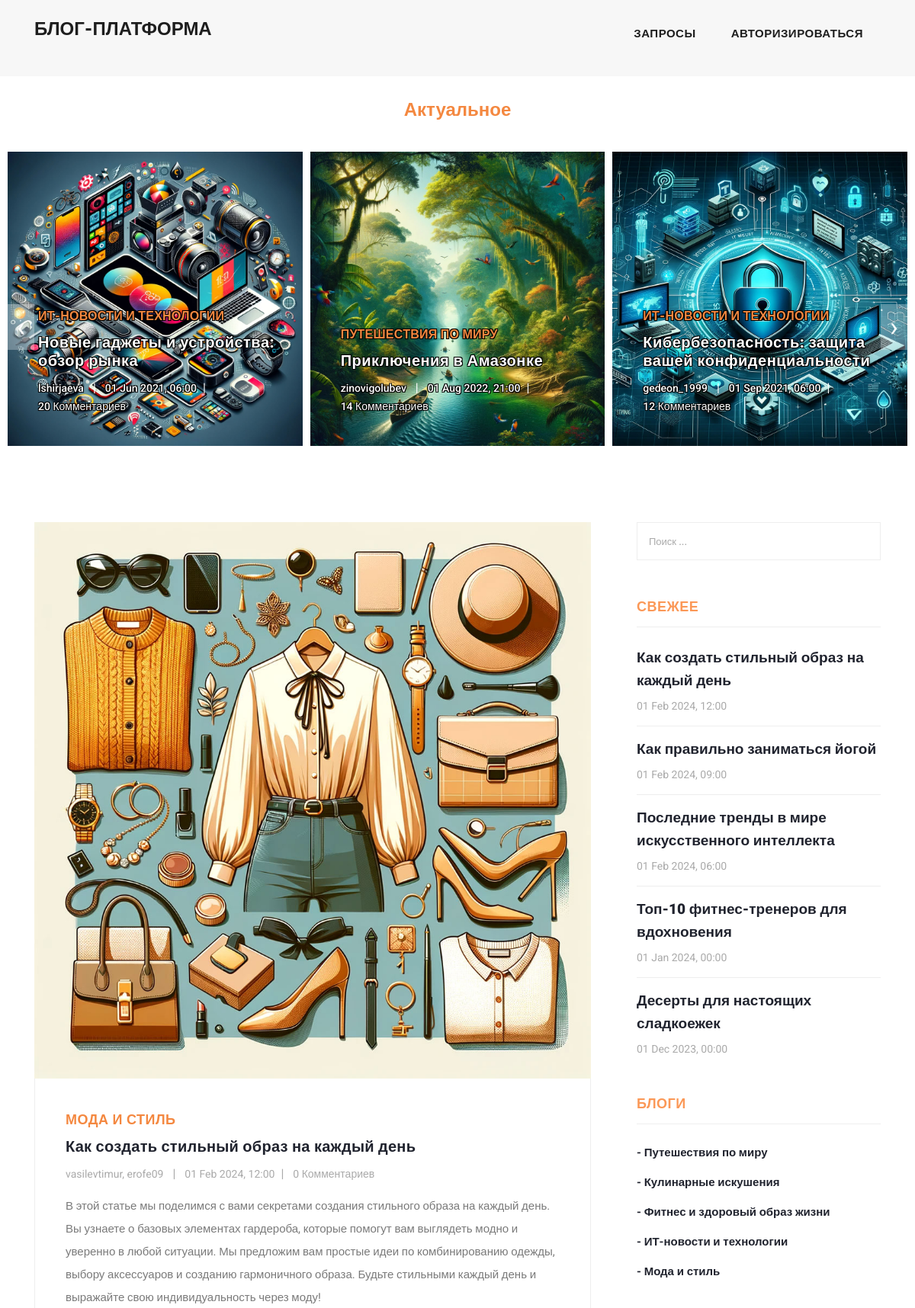
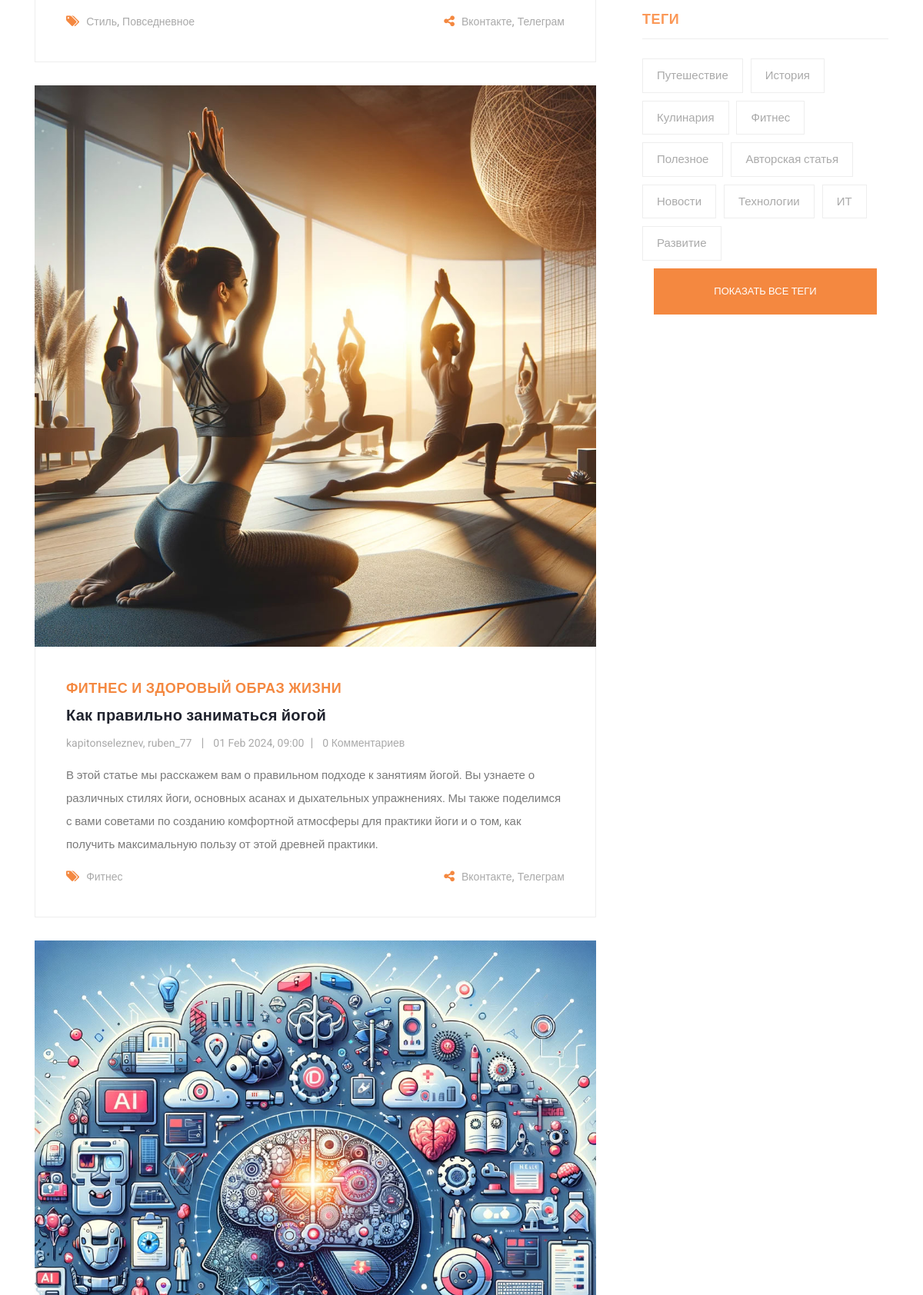
The page / (upper part) on the database its author committed (2 pictures, top to bottom).
### apps/app/models.py (models this page shows, shortened)
class Entry(models.Model):
    DRAFT = 'draft'
    PUBLISHED = 'published'
    SCHEDULED = 'scheduled'
    STATUS_CHOICES = [
        (DRAFT, 'Черновик'),
        (PUBLISHED, 'Опубликовано'),
        (SCHEDULED, 'Отложено'),
    ]
    blog = models.ForeignKey(Blog, on_delete=models.CASCADE,
                             related_name="entryes",
                             verbose_name="блог")  # related_name позволяет создать обратную связь
    headline = models.CharField(max_length=255,
                                verbose_name="заголовок статьи")
    slug_headline = models.SlugField(null=True,
                                     blank=True,
                                     editable=False,
                                     max_length=255,
                                     verbose_name="slug заголовок",
                                     help_text="""Если не указать,
        то конвертирует самостоятельно, если указать, то запишет,
        что указали (slug значение)""")  # Можно указать primary_key=True, тогда будет идентифицироваться в БД вместо id
    summary = models.TextField(verbose_name="краткое описание")
    body_text = HTMLField('текст статьи', default='', blank=True)
    image = models.ImageField(upload_to='image_entry',
                              default='image_entry/default.jpg',
                              null=True,
                              blank=True,
                              verbose_name="картинка")
    pub_date = models.DateTimeField(null=True,
                                    blank=True,
                                    verbose_name="дата публикации")
    status = models.CharField(max_length=20, choices=STATUS_CHOICES,
                              default=PUBLISHED, blank=True)
    mod_date = models.DateField(auto_now=True)
    authors = models.ManyToManyField(AuthorProfile,
                                     related_name="entrys",
                                     verbose_name="авторы",
                                     help_text="""Укажите
                                     автора и соавторов, если они есть.
                                     Зажмите Ctrl, чтобы выделить несколько
                                     авторов""")
    number_of_comments = models.IntegerField(default=0, blank=True)
    number_of_pingbacks = models.IntegerField(default=0, blank=True)
    rating = models.FloatField(default=0.0, blank=True)
    tags = models.ManyToManyField('Tag', verbose_name="теги статьи")
    class Meta:
        unique_together = ('blog', 'headline', 'slug_headline')
        ordering = ('-pub_date',)  # При выводе запроса проводить сортировку по дате
        permissions = [
            ("can_view_entry", "Может просматривать статью"),
            ("can_add_entry", "Может создать статью"),
            ("can_change_entry", "Может изменять статью"),
            ("can_delete_entry", "Может удалять статью"),
        ]

class Blog(models.Model):
    name = models.CharField(max_length=100,
                            unique=True,
                            verbose_name="Название блога",
                            help_text="Название блога уникальное. Ограничение 100 знаков")
    slug_name = models.SlugField(unique=True,
                                 verbose_name="Slug поле названия",
                                 help_text="Название написанное транслитом, для человекочитаемости. Название уникальное.")
    headline = models.TextField(max_length=255,
                                verbose_name="Короткий слоган",
                                null=True, blank=True,
                                help_text="Ограничение 255 символов.")
    description = models.TextField(null=True, blank=True,
                                   verbose_name="Описание блога",
                                   help_text="О чем этот блог? Для кого он, в чем его ценность?")
    created_at = models.DateTimeField(
        auto_now_add=True
    )  # Дата и время создания объекта сущности в базе данных
    updated_at = models.DateTimeField(
        auto_now=True
    )  # Дата и время обновления объекта сущности в базе данных
    class Meta:
        verbose_name = "Блог"
        verbose_name_plural = "Блоги"
        unique_together = (
            'name', 'slug_name'
        )  # Условие на то, что поля 'name' и 'slug_name' должны создавать уникальную группу

class AuthorProfile(models.Model):
    user = models.OneToOneField(User, on_delete=models.CASCADE,
                                related_name="author_profile")
    bio = models.TextField(blank=True,
                           null=True,
                           help_text="Короткая биография",
                           )
    created_at = models.DateTimeField(
        auto_now_add=True
    )  # Дата и время создания объекта сущности в базе данных
    updated_at = models.DateTimeField(
        auto_now=True
    )  # Дата и время обновления объекта сущности в базе данных
    class Meta:
        verbose_name = "Профиль автора"
        verbose_name_plural = "Профили авторов"

class Tag(models.Model):
    name = models.CharField(max_length=50,
                            help_text="Ограничение на 50 символов",
                            verbose_name="Имя тега")
    slug_name = models.SlugField()
    created_at = models.DateTimeField(
        auto_now_add=True
    )  # Дата и время создания объекта сущности в базе данных
    updated_at = models.DateTimeField(
        auto_now=True
    )  # Дата и время обновления объекта сущности в базе данных

### apps/app/views.py (the view)
# urls.py: path('', IndexView.as_view(), name='index'),
class IndexView(View):
    def get(self, request):
        blogs = Blog.objects.all()
        all_entryes = Entry.objects.all().prefetch_related("authors").select_related("blog")  # Получить все записи с
        most_entryes = all_entryes.order_by('-number_of_comments')[:5]  # Получить последние 5 статей по числу комментариев
        fresh_entryes = all_entryes[:5]  # Получить последние 5 статей по дате
        tags = Tag.objects.all()[:10]  # Получить 10 тегов
        paginator = Paginator(all_entryes, 3)  # Показывать по 3 статей на странице. Можно передать параметр пользователь сам решит сколько ему покажется
        page = request.GET.get('page')  # по умолчанию передаётся page в параметрах запроса, чтобы понять на какой мы сейчас странице
        try:
            entryes = paginator.page(page)
        except PageNotAnInteger:
            entryes = paginator.page(1)
        except EmptyPage:
            entryes = paginator.page(paginator.num_pages)
        return render(request, 'app/index.html', context={"blogs": blogs,
                                                          "most_entryes": most_entryes,
                                                          "entryes": entryes,
                                                          "fresh_entryes": fresh_entryes,
                                                          "tags": tags,
                                                          })

### apps/app/templates/app/index.html (shortened to what this page needs)
{% extends 'app/base_blog.html' %}
{% load static %}
{% block banner %}
    <div class="main-banner header-text">
      <div class="container-fluid">
      <div class="actual-content">
            <h2 class="actual-title">Актуальное</h2>
        </div>
        <div class="owl-banner owl-carousel">
            {% for entry in most_entryes %}
          <div class="item">
            <img src="{{ entry.image.url }}" alt="">
            <div class="item-content">
              <div class="main-content">
                <div class="meta-category">
                  <a href="{% url 'app:blog' entry.blog.slug_name %}"><span>{{ entry.blog.name }}</span></a>
                </div>
                <a href="{% url 'app:post-detail' entry.slug_headline %}"><h4>{{ entry.headline }}</h4></a>
                <ul class="post-info">
                  <li>
                      {% for author in entry.authors.all %}
                        <a href="#">{{ author.user }}</a>{% if not forloop.last %}<a>, </a>{% endif %}
                      {% endfor %}
                  </li>
                  <li><a href="#">{{ entry.pub_date|date:"d M Y, H:i"  }}</a></li>
                  <li><a>{{ entry.number_of_comments }} Комментариев</a></li>
                </ul>
              </div>
            </div>
          </div>
            {% endfor %}
        </div>
      </div>
    </div>
{% endblock %}
{% block content %}
    <section class="blog-posts">
      <div class="container">
        <div class="row">
          <div class="col-lg-8">
            <div class="all-blog-posts">
              <div class="row">
                {% for entry in entryes %}
                  <div class="col-lg-12">
                  <div class="blog-post">
                    <div class="blog-thumb">
                      <img src="{{ entry.image.url }}" alt="">
                    </div>
                    <div class="down-content">
                      <span>{{ entry.blog.name }}</span>
                      <a href="{% url 'app:post-detail' entry.slug_headline %}"><h4>{{ entry.headline }}</h4></a>
                      <ul class="post-info">
                        <li>
                          {% for author in entry.authors.all %}
                            <a href="#">{{ author.user }}</a>{% if not forloop.last %}<a>, </a>{% endif %}
                          {% endfor %}
                        </li>
                        <li><a href="#">{{ entry.pub_date|date:"d M Y, H:i"  }}</a></li>
                        <li><a>{{ entry.number_of_comments }} Комментариев</a></li>
                      </ul>
                      <p>{{ entry.summary }}</p>
                      <div class="post-options">
                        <div class="row">
                          <div class="col-6">
                            <ul class="post-tags">
                              <li><i class="fa fa-tags"></i></li>
                              {% for tag in entry.tags.all %}
                              <li><a href="#">{{ tag.name }}</a>{% if not forloop.last %},{% endif %}</li>
                              {% endfor %}
                            </ul>
                          </div>
                          <div class="col-6">
                            <ul class="post-share">
                              <li><i class="fa fa-share-alt"></i></li>
                              <li><a href="#">Вконтакте</a>, </li>
                              <li><a href="#">Телеграм</a></li>
                            </ul>
                          </div>
                        </div>
                      </div>
                    </div>
                  </div>
                </div>
                  {% endfor %}
              </div>
            </div>
          </div>
          <div class="col-lg-4">
            <div class="sidebar">
              <div class="row">
                <div class="col-lg-12">
                  <div class="sidebar-item search">
                    <form id="search_form" name="gs" method="GET" action="#">
                      <input type="text" name="q" class="searchText" placeholder="Поиск ..." autocomplete="on">
                    </form>
                  </div>
                </div>
                <div class="col-lg-12">
                  <div class="sidebar-item recent-posts">
                    <div class="sidebar-heading">
                      <h2>Свежее</h2>
                    </div>
                    <div class="content">
                      <ul>
                            {% for entry in fresh_entryes %}
                          <li><a href="{% url 'app:post-detail' entry.slug_headline %}">
                          <h5>{{ entry.headline }}</h5>
                          <span>{{ entry.pub_date|date:"d M Y, H:i"  }}</span>
                        </a></li>
                          {% endfor %}
                      </ul>
                    </div>
                  </div>
                </div>
                <div class="col-lg-12">
                  <div class="sidebar-item categories">
                    <div class="sidebar-heading">
                      <h2>Блоги</h2>
                    </div>
                    <div class="content">
                      <ul>
                          {% for blog in blogs %}
                              <li><a href="{% url 'app:blog' blog.slug_name %}">- {{ blog.name }}</a></li>
                          {% endfor %}
                      </ul>
                    </div>
                  </div>
                </div>
                <div class="col-lg-12">
                  <div class="sidebar-item tags">
                    <div class="sidebar-heading">
                      <h2>Теги</h2>
                    </div>
                    <div class="content">
                      <ul>
                        {% for tag in tags %}
                        <li><a href="#">{{tag.name}}</a></li>
                        {% endfor %}
                        <div class="col-lg-12">
                          <div class="main-button">
                            <a href="#">Показать все теги</a>
                          </div>
                        </div>
                      </ul>
                    </div>
                  </div>
                </div>
              </div>
            </div>
          </div>
        </div>
      </div>
    </section>
{% endblock %}

### rows shown on the page
Entry: image (picture), blog.name "ИТ-НОВОСТИ И ТЕХНОЛОГИИ", headline "Новые гаджеты и устройства: обзор рынка", pub_date "01 Jun 2021, 06:00", number_of_comments "20"
AuthorProfile: user "lshirjaeva"
Entry: image (picture), blog.name "ПУТЕШЕСТВИЯ ПО МИРУ", headline "Приключения в Амазонке", pub_date "01 Aug 2022, 21:00", number_of_comments "14"
AuthorProfile: user "zinovigolubev"
Entry: image (picture), blog.name "ИТ-НОВОСТИ И ТЕХНОЛОГИИ", headline "Кибербезопасность: защита вашей конфиденциальности", pub_date "01 Sep 2021, 06:00", number_of_comments "12"
AuthorProfile: user "gedeon_1999"
Entry: image (picture), blog.name "МОДА И СТИЛЬ", headline "Как создать стильный образ на каждый день", pub_date "01 Feb 2024, 12:00", number_of_comments "0", summary "В этой статье мы поделимся с вами секретами создания стильного образа на каждый день. Вы узнаете о базовых элементах гардероба, которые помогут вам выглядеть модно и уверенно в любой ситуации. Мы предложим вам простые идеи по комбинированию одежды, выбору аксессуаров и созданию гармоничного образа. Будьте стильными каждый день и выражайте свою индивидуальность через моду!"
AuthorProfile: user "vasilevtimur"
AuthorProfile: user "erofe09"
Tag: name "Стиль"
Tag: name "Повседневное"
Entry: image (picture), blog.name "ФИТНЕС И ЗДОРОВЫЙ ОБРАЗ ЖИЗНИ", headline "Как правильно заниматься йогой", pub_date "01 Feb 2024, 09:00", number_of_comments "0", summary "В этой статье мы расскажем вам о правильном подходе к занятиям йогой. Вы узнаете о различных стилях йоги, основных асанах и дыхательных упражнениях. Мы также поделимся с вами советами по созданию комфортной атмосферы для практики йоги и о том, как получить максимальную пользу от этой древней практики."
AuthorProfile: user "kapitonseleznev"
AuthorProfile: user "ruben_77"
Tag: name "Фитнес"
Entry: image (picture), headline "Последние тренды в мире искусственного интеллекта", pub_date "01 Feb 2024, 06:00"
Entry: headline "Топ-10 фитнес-тренеров для вдохновения", pub_date "01 Jan 2024, 00:00"
Entry: headline "Десерты для настоящих сладкоежек", pub_date "01 Dec 2023, 00:00"
Blog: name "Путешествия по миру"
Blog: name "Кулинарные искушения"
Blog: name "Фитнес и здоровый образ жизни"
Blog: name "ИТ-новости и технологии"
Blog: name "Мода и стиль"
Tag: name "Путешествие"
Tag: name "История"
Tag: name "Кулинария"
Tag: name "Полезное"
Tag: name "Авторская статья"
Tag: name "Новости"
Tag: name "Технологии"
Tag: name "ИТ"
Tag: name "Развитие"
